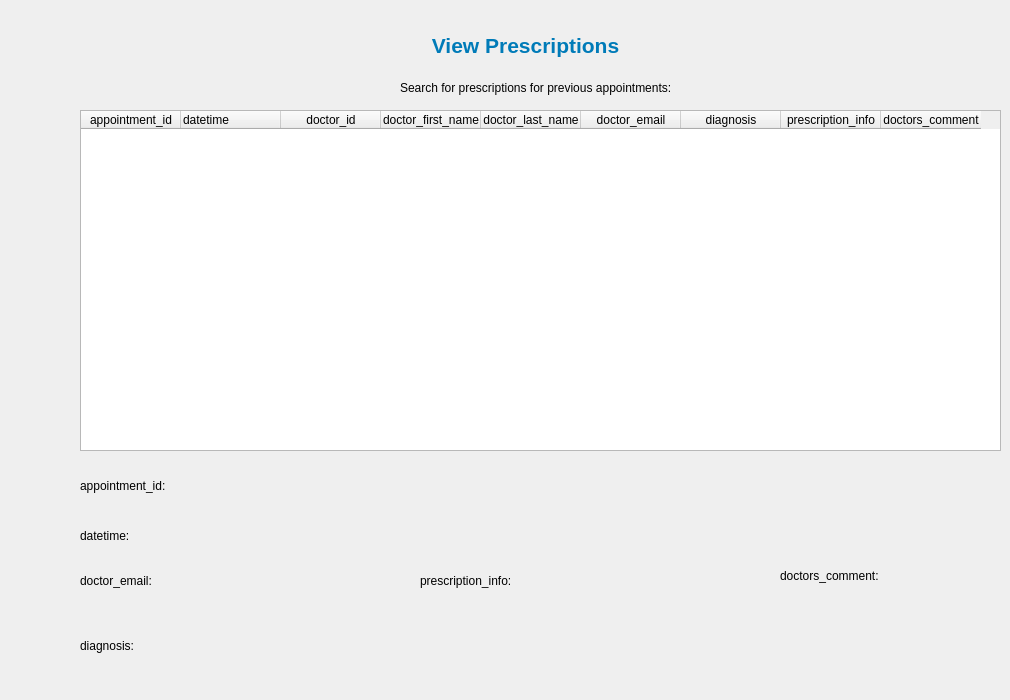
    <widget class="QWidget" name="patient_view_prescription_page">
     <widget class="QLabel" name="label_11">
      <property name="geometry">
       <rect>
        <x>180</x>
        <y>20</y>
        <width>691</width>
        <height>51</height>
       </rect>
      </property>
      <property name="text">
       <string>&lt;html&gt;&lt;head/&gt;&lt;body&gt;&lt;p align=&quot;center&quot;&gt;&lt;span style=&quot; font-size:16pt; font-weight:600; color:#007bb8;&quot;&gt;View Prescriptions&lt;/span&gt;&lt;/p&gt;&lt;/body&gt;&lt;/html&gt;</string>
      </property>
      <property name="wordWrap">
       <bool>true</bool>
      </property>
     </widget>
     <widget class="QLabel" name="label_18">
      <property name="geometry">
       <rect>
        <x>400</x>
        <y>80</y>
        <width>401</width>
        <height>16</height>
       </rect>
      </property>
      <property name="text">
       <string>Search for prescriptions for previous appointments:</string>
      </property>
     </widget>
     <widget class="QTableWidget" name="view_prescription_table">
      <property name="geometry">
       <rect>
        <x>80</x>
        <y>110</y>
        <width>921</width>
        <height>341</height>
       </rect>
      </property>
      <property name="maximumSize">
       <size>
        <width>10000000</width>
        <height>16777215</height>
       </size>
      </property>
      <property name="sizeAdjustPolicy">
       <enum>QAbstractScrollArea::AdjustToContents</enum>
      </property>
      <attribute name="verticalHeaderStretchLastSection">
       <bool>false</bool>
      </attribute>
      <column>
       <property name="text">
        <string>appointment_id</string>
       </property>
      </column>
      <column>
       <property name="text">
        <string>datetime</string>
       </property>
       <property name="textAlignment">
        <set>AlignJustify|AlignVCenter</set>
       </property>
      </column>
      <column>
       <property name="text">
        <string>doctor_id</string>
       </property>
      </column>
      <column>
       <property name="text">
        <string>doctor_first_name</string>
       </property>
      </column>
      <column>
       <property name="text">
        <string>doctor_last_name</string>
       </property>
      </column>
      <column>
       <property name="text">
        <string>doctor_email</string>
       </property>
      </column>
      <column>
       <property name="text">
        <string>diagnosis</string>
       </property>
      </column>
      <column>
       <property name="text">
        <string>prescription_info</string>
       </property>
      </column>
      <column>
       <property name="text">
        <string>doctors_comment</string>
       </property>
      </column>
     </widget>
     <widget class="QLabel" name="appointment_id_label_2">
      <property name="geometry">
       <rect>
        <x>80</x>
        <y>470</y>
        <width>271</width>
        <height>31</height>
       </rect>
      </property>
      <property name="mouseTracking">
       <bool>true</bool>
      </property>
      <property name="text">
       <string>appointment_id:</string>
      </property>
      <property name="wordWrap">
       <bool>true</bool>
      </property>
     </widget>
     <widget class="QLabel" name="datetime_label_3">
      <property name="geometry">
       <rect>
        <x>80</x>
        <y>520</y>
        <width>281</width>
        <height>31</height>
       </rect>
      </property>
      <property name="mouseTracking">
       <bool>true</bool>
      </property>
      <property name="text">
       <string>datetime:</string>
      </property>
      <property name="wordWrap">
       <bool>true</bool>
      </property>
     </widget>
     <widget class="QLabel" name="prescription_info_label">
      <property name="geometry">
       <rect>
        <x>420</x>
        <y>470</y>
        <width>271</width>
        <height>221</height>
       </rect>
      </property>
      <property name="mouseTracking">
       <bool>true</bool>
      </property>
      <property name="text">
       <string>prescription_info:</string>
      </property>
      <property name="wordWrap">
       <bool>true</bool>
      </property>
     </widget>
     <widget class="QLabel" name="doctor_email_label_2">
      <property name="geometry">
       <rect>
        <x>80</x>
        <y>570</y>
        <width>291</width>
        <height>21</height>
       </rect>
      </property>
      <property name="mouseTracking">
       <bool>true</bool>
      </property>
      <property name="text">
       <string>doctor_email:</string>
      </property>
      <property name="wordWrap">
       <bool>true</bool>
      </property>
     </widget>
     <widget class="QLabel" name="diagnosis_label">
      <property name="geometry">
       <rect>
        <x>80</x>
        <y>620</y>
        <width>301</width>
        <height>51</height>
       </rect>
      </property>
      <property name="mouseTracking">
       <bool>true</bool>
      </property>
      <property name="text">
       <string>diagnosis:</string>
      </property>
      <property name="wordWrap">
       <bool>true</bool>
      </property>
     </widget>
     <widget class="QLabel" name="doctors_comment_label">
      <property name="geometry">
       <rect>
        <x>780</x>
        <y>470</y>
        <width>221</width>
        <height>211</height>
       </rect>
      </property>
      <property name="mouseTracking">
       <bool>true</bool>
      </property>
      <property name="text">
       <string>doctors_comment:</string>
      </property>
      <property name="wordWrap">
       <bool>true</bool>
      </property>
     </widget>
    </widget>
